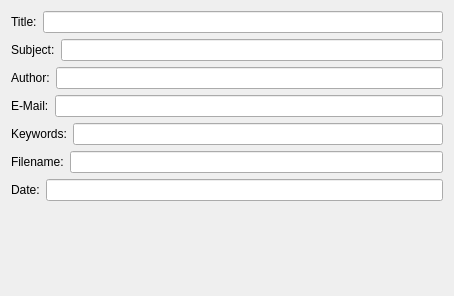
<ui version="4.0" >
 <class>Form</class>
 <widget class="QWidget" name="Form" >
  <property name="geometry" >
   <rect>
    <x>0</x>
    <y>0</y>
    <width>454</width>
    <height>296</height>
   </rect>
  </property>
  <layout class="QHBoxLayout" >
   <item>
    <layout class="QVBoxLayout" >
     <property name="margin" >
      <number>0</number>
     </property>
     <item>
      <layout class="QHBoxLayout" >
       <property name="margin" >
        <number>0</number>
       </property>
       <item>
        <widget class="QLabel" name="label_2" >
         <property name="text" >
          <string>Title:</string>
         </property>
        </widget>
       </item>
       <item>
        <widget class="KLineEdit" name="Title" >
         <property name="sizePolicy" >
          <sizepolicy>
           <hsizetype>7</hsizetype>
           <vsizetype>0</vsizetype>
           <horstretch>1</horstretch>
           <verstretch>0</verstretch>
          </sizepolicy>
         </property>
        </widget>
       </item>
      </layout>
     </item>
     <item>
      <layout class="QHBoxLayout" >
       <property name="margin" >
        <number>0</number>
       </property>
       <item>
        <widget class="QLabel" name="label_6" >
         <property name="text" >
          <string>Subject:</string>
         </property>
        </widget>
       </item>
       <item>
        <widget class="KLineEdit" name="Subject" >
         <property name="sizePolicy" >
          <sizepolicy>
           <hsizetype>7</hsizetype>
           <vsizetype>0</vsizetype>
           <horstretch>1</horstretch>
           <verstretch>0</verstretch>
          </sizepolicy>
         </property>
        </widget>
       </item>
      </layout>
     </item>
     <item>
      <layout class="QHBoxLayout" >
       <property name="margin" >
        <number>0</number>
       </property>
       <item>
        <widget class="QLabel" name="label" >
         <property name="text" >
          <string>Author:</string>
         </property>
        </widget>
       </item>
       <item>
        <widget class="KLineEdit" name="Author" >
         <property name="sizePolicy" >
          <sizepolicy>
           <hsizetype>7</hsizetype>
           <vsizetype>0</vsizetype>
           <horstretch>1</horstretch>
           <verstretch>0</verstretch>
          </sizepolicy>
         </property>
        </widget>
       </item>
      </layout>
     </item>
     <item>
      <layout class="QHBoxLayout" >
       <property name="margin" >
        <number>0</number>
       </property>
       <item>
        <widget class="QLabel" name="label_7" >
         <property name="text" >
          <string>E-Mail:</string>
         </property>
        </widget>
       </item>
       <item>
        <widget class="KLineEdit" name="EMail" >
         <property name="sizePolicy" >
          <sizepolicy>
           <hsizetype>7</hsizetype>
           <vsizetype>0</vsizetype>
           <horstretch>1</horstretch>
           <verstretch>0</verstretch>
          </sizepolicy>
         </property>
        </widget>
       </item>
      </layout>
     </item>
     <item>
      <layout class="QHBoxLayout" >
       <property name="margin" >
        <number>0</number>
       </property>
       <item>
        <widget class="QLabel" name="label_3" >
         <property name="text" >
          <string>Keywords:</string>
         </property>
        </widget>
       </item>
       <item>
        <widget class="KLineEdit" name="Keywords" >
         <property name="sizePolicy" >
          <sizepolicy>
           <hsizetype>7</hsizetype>
           <vsizetype>0</vsizetype>
           <horstretch>1</horstretch>
           <verstretch>0</verstretch>
          </sizepolicy>
         </property>
        </widget>
       </item>
      </layout>
     </item>
     <item>
      <layout class="QHBoxLayout" >
       <property name="margin" >
        <number>0</number>
       </property>
       <item>
        <widget class="QLabel" name="label_4" >
         <property name="text" >
          <string>Filename:</string>
         </property>
        </widget>
       </item>
       <item>
        <widget class="KLineEdit" name="Filename" >
         <property name="sizePolicy" >
          <sizepolicy>
           <hsizetype>7</hsizetype>
           <vsizetype>0</vsizetype>
           <horstretch>1</horstretch>
           <verstretch>0</verstretch>
          </sizepolicy>
         </property>
        </widget>
       </item>
      </layout>
     </item>
     <item>
      <layout class="QHBoxLayout" >
       <property name="margin" >
        <number>0</number>
       </property>
       <item>
        <widget class="QLabel" name="label_5" >
         <property name="text" >
          <string>Date:</string>
         </property>
        </widget>
       </item>
       <item>
        <widget class="KLineEdit" name="Date" >
         <property name="sizePolicy" >
          <sizepolicy>
           <hsizetype>7</hsizetype>
           <vsizetype>0</vsizetype>
           <horstretch>1</horstretch>
           <verstretch>0</verstretch>
          </sizepolicy>
         </property>
        </widget>
       </item>
      </layout>
     </item>
     <item>
      <spacer>
       <property name="orientation" >
        <enum>Qt::Vertical</enum>
       </property>
       <property name="sizeHint" >
        <size>
         <width>406</width>
         <height>16</height>
        </size>
       </property>
      </spacer>
     </item>
    </layout>
   </item>
  </layout>
 </widget>
 <resources/>
 <connections/>
  <customwidgets>
    <customwidget>
      <class>KLineEdit</class>
      <extends>QLineEdit</extends>
      <header>klineedit.h</header>
      <container>0</container>
      <pixmap></pixmap>
    </customwidget>
  </customwidgets>
</ui>
